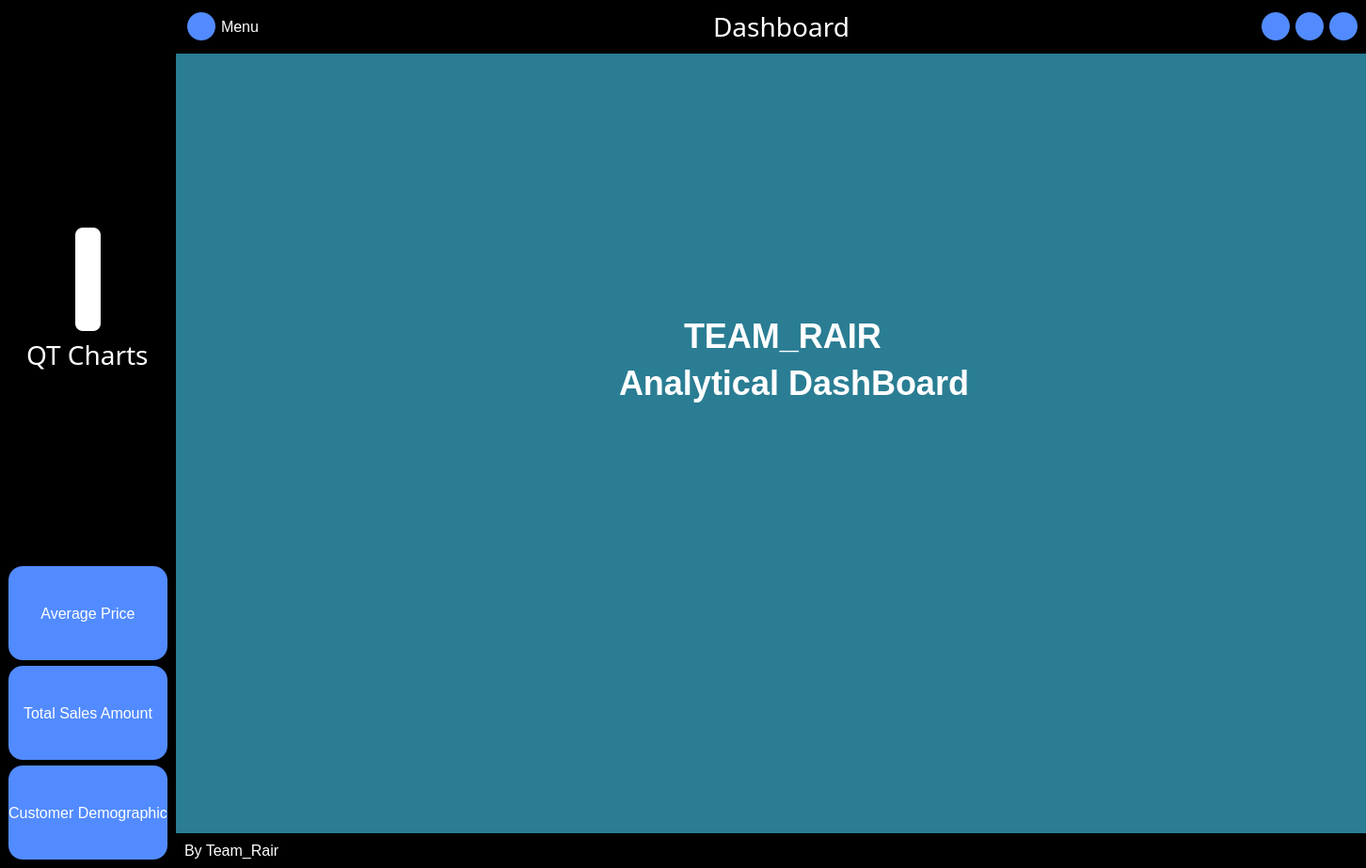
<?xml version="1.0" encoding="UTF-8"?>
<ui version="4.0">
 <class>MainWindow</class>
 <widget class="QMainWindow" name="MainWindow">
  <property name="geometry">
   <rect>
    <x>0</x>
    <y>0</y>
    <width>1452</width>
    <height>923</height>
   </rect>
  </property>
  <property name="sizePolicy">
   <sizepolicy hsizetype="Preferred" vsizetype="Preferred">
    <horstretch>0</horstretch>
    <verstretch>0</verstretch>
   </sizepolicy>
  </property>
  <property name="windowTitle">
   <string>MainWindow</string>
  </property>
  <property name="styleSheet">
   <string notr="true"/>
  </property>
  <widget class="QWidget" name="centralwidget">
   <property name="sizePolicy">
    <sizepolicy hsizetype="Preferred" vsizetype="Preferred">
     <horstretch>0</horstretch>
     <verstretch>0</verstretch>
    </sizepolicy>
   </property>
   <property name="styleSheet">
    <string notr="true">* {
    font-family: 'Arial', sans-serif;
    font-size: 16px;
    color: #ffffff;
    margin: 0;
    padding: 0;
}

#label, #label_3 {
    font-size: 28px;
}
#frame_12 {
 background-color : white;
 border-radius: 8px;
}

#MainDashboardLabel, #MainDashboardLabel_2 {
    font-size: 36px;
    margin: 0;
    padding: 0;
    text-align: center;  /* Center-align text */
    font-weight: bold;  /* Set font weight to bold */
}


body {
    background-color: #f8f8f8; /* Light Grayish Background */
}

#centralwidget {
    background-color: #ffffff; /* White Background */
    border: 1px solid #dcdcdc; /* Light Gray Border */
}

#FirstDashboardPage, #AveragePrice, #TotalSales, #NumberofCategories {
    background-color: #2a7d93; /* Dark Teal */
    border: none;
}

#CategoryList, #AvgPriceChartView, #TotalSalesView, #AgeGroupView, #GenderView, #LocationView, #LineGraphView, #selectButton, #frame_7, #frame_17 {
    background-color: #2b2b2b; /* Dark Gray */
    border-radius: 8px;
    border: none;
}

#frame_20, #icon_only_widget {
    background-color: #373737; /* Charcoal Gray */
    border-radius: 8px;
    border: none;
}
#frame_4, #header_frame, #frame_3, #frame_6, #frame_19 {
    background-color: black;
}
#frame_4 QPushButton, #frame_8 QPushButton, #frame_10 QPushButton, #header_nav QPushButton {
    border-radius: 15px;
    border: none;
    background-color: #528bff; /* Royal Blue */
}

#frame_4 QPushButton:hover, #frame_8 QPushButton:hover, #frame_10 QPushButton:hover, #header_nav QPushButton:hover {
    background-color: #4a74bf; /* Slightly Darker Blue on Hover */
    border: none;
}
</string>
   </property>
   <layout class="QHBoxLayout" name="horizontalLayout">
    <property name="spacing">
     <number>0</number>
    </property>
    <property name="leftMargin">
     <number>0</number>
    </property>
    <property name="topMargin">
     <number>0</number>
    </property>
    <property name="rightMargin">
     <number>0</number>
    </property>
    <property name="bottomMargin">
     <number>0</number>
    </property>
    <item>
     <widget class="QFrame" name="full_menu_widget">
      <property name="sizeIncrement">
       <size>
        <width>0</width>
        <height>0</height>
       </size>
      </property>
      <property name="styleSheet">
       <string notr="true">border : 0</string>
      </property>
      <property name="frameShape">
       <enum>QFrame::StyledPanel</enum>
      </property>
      <property name="frameShadow">
       <enum>QFrame::Raised</enum>
      </property>
      <layout class="QVBoxLayout" name="verticalLayout">
       <property name="spacing">
        <number>0</number>
       </property>
       <property name="leftMargin">
        <number>0</number>
       </property>
       <property name="topMargin">
        <number>0</number>
       </property>
       <property name="rightMargin">
        <number>0</number>
       </property>
       <property name="bottomMargin">
        <number>0</number>
       </property>
       <item>
        <widget class="QFrame" name="frame_3">
         <property name="sizePolicy">
          <sizepolicy hsizetype="Minimum" vsizetype="Expanding">
           <horstretch>0</horstretch>
           <verstretch>0</verstretch>
          </sizepolicy>
         </property>
         <property name="frameShape">
          <enum>QFrame::StyledPanel</enum>
         </property>
         <property name="frameShadow">
          <enum>QFrame::Raised</enum>
         </property>
         <layout class="QVBoxLayout" name="verticalLayout_12">
          <property name="spacing">
           <number>-1</number>
          </property>
          <item>
           <widget class="QFrame" name="frame_19">
            <property name="frameShape">
             <enum>QFrame::StyledPanel</enum>
            </property>
            <property name="frameShadow">
             <enum>QFrame::Raised</enum>
            </property>
           </widget>
          </item>
          <item alignment="Qt::AlignHCenter">
           <widget class="QFrame" name="frame_12">
            <property name="maximumSize">
             <size>
              <width>150</width>
              <height>110</height>
             </size>
            </property>
            <property name="frameShape">
             <enum>QFrame::StyledPanel</enum>
            </property>
            <property name="frameShadow">
             <enum>QFrame::Raised</enum>
            </property>
            <layout class="QGridLayout" name="gridLayout_3">
             <item row="0" column="0">
              <widget class="QLabel" name="label_7">
               <property name="maximumSize">
                <size>
                 <width>100</width>
                 <height>100</height>
                </size>
               </property>
               <property name="text">
                <string/>
               </property>
               <property name="pixmap">
                <pixmap resource="resources.qrc">:/images/images/icons8-online-shop-shopping-bag-100.png</pixmap>
               </property>
              </widget>
             </item>
            </layout>
           </widget>
          </item>
          <item alignment="Qt::AlignHCenter|Qt::AlignTop">
           <widget class="QLabel" name="label">
            <property name="font">
             <font>
              <family>Arial,sans-serif</family>
              <pointsize>-1</pointsize>
             </font>
            </property>
            <property name="text">
             <string>QT Charts</string>
            </property>
           </widget>
          </item>
         </layout>
        </widget>
       </item>
       <item>
        <widget class="QFrame" name="frame_4">
         <property name="sizePolicy">
          <sizepolicy hsizetype="Preferred" vsizetype="Minimum">
           <horstretch>0</horstretch>
           <verstretch>0</verstretch>
          </sizepolicy>
         </property>
         <property name="frameShape">
          <enum>QFrame::StyledPanel</enum>
         </property>
         <property name="frameShadow">
          <enum>QFrame::Raised</enum>
         </property>
         <layout class="QVBoxLayout" name="verticalLayout_3">
          <property name="spacing">
           <number>-1</number>
          </property>
          <item>
           <widget class="QPushButton" name="avgPricePushButton">
            <property name="minimumSize">
             <size>
              <width>0</width>
              <height>100</height>
             </size>
            </property>
            <property name="text">
             <string>Average Price</string>
            </property>
            <property name="icon">
             <iconset resource="resources.qrc">
              <normaloff>:/images/images/icons8-chart-96.png</normaloff>:/images/images/icons8-chart-96.png</iconset>
            </property>
            <property name="iconSize">
             <size>
              <width>20</width>
              <height>20</height>
             </size>
            </property>
           </widget>
          </item>
          <item>
           <widget class="QPushButton" name="TotalSalesPushButton">
            <property name="minimumSize">
             <size>
              <width>0</width>
              <height>100</height>
             </size>
            </property>
            <property name="text">
             <string>Total Sales Amount</string>
            </property>
            <property name="icon">
             <iconset resource="resources.qrc">
              <normaloff>:/images/images/icons8-chart-64.png</normaloff>:/images/images/icons8-chart-64.png</iconset>
            </property>
            <property name="iconSize">
             <size>
              <width>20</width>
              <height>20</height>
             </size>
            </property>
           </widget>
          </item>
          <item>
           <widget class="QPushButton" name="NbCategoryPushButton">
            <property name="minimumSize">
             <size>
              <width>0</width>
              <height>100</height>
             </size>
            </property>
            <property name="text">
             <string>Customer Demographic</string>
            </property>
            <property name="icon">
             <iconset resource="resources.qrc">
              <normaloff>:/images/images/icons8-circle-chart-96.png</normaloff>:/images/images/icons8-circle-chart-96.png</iconset>
            </property>
            <property name="iconSize">
             <size>
              <width>20</width>
              <height>20</height>
             </size>
            </property>
           </widget>
          </item>
         </layout>
        </widget>
       </item>
      </layout>
     </widget>
    </item>
    <item>
     <widget class="QFrame" name="frame_2">
      <property name="sizePolicy">
       <sizepolicy hsizetype="Expanding" vsizetype="Expanding">
        <horstretch>0</horstretch>
        <verstretch>0</verstretch>
       </sizepolicy>
      </property>
      <property name="styleSheet">
       <string notr="true">border : 0</string>
      </property>
      <property name="frameShape">
       <enum>QFrame::NoFrame</enum>
      </property>
      <property name="frameShadow">
       <enum>QFrame::Raised</enum>
      </property>
      <property name="lineWidth">
       <number>1</number>
      </property>
      <layout class="QVBoxLayout" name="verticalLayout_4" stretch="0,0,0">
       <property name="spacing">
        <number>0</number>
       </property>
       <property name="leftMargin">
        <number>0</number>
       </property>
       <property name="topMargin">
        <number>0</number>
       </property>
       <property name="rightMargin">
        <number>0</number>
       </property>
       <property name="bottomMargin">
        <number>0</number>
       </property>
       <item>
        <widget class="QFrame" name="header_frame">
         <property name="frameShape">
          <enum>QFrame::StyledPanel</enum>
         </property>
         <property name="frameShadow">
          <enum>QFrame::Raised</enum>
         </property>
         <layout class="QHBoxLayout" name="horizontalLayout_2">
          <property name="leftMargin">
           <number>0</number>
          </property>
          <property name="topMargin">
           <number>0</number>
          </property>
          <property name="rightMargin">
           <number>0</number>
          </property>
          <property name="bottomMargin">
           <number>0</number>
          </property>
          <item>
           <widget class="QFrame" name="frame_8">
            <property name="frameShape">
             <enum>QFrame::StyledPanel</enum>
            </property>
            <property name="frameShadow">
             <enum>QFrame::Raised</enum>
            </property>
            <layout class="QHBoxLayout" name="horizontalLayout_3">
             <property name="leftMargin">
              <number>12</number>
             </property>
             <property name="topMargin">
              <number>0</number>
             </property>
             <property name="rightMargin">
              <number>0</number>
             </property>
             <property name="bottomMargin">
              <number>0</number>
             </property>
             <item>
              <widget class="QPushButton" name="MenuButton">
               <property name="minimumSize">
                <size>
                 <width>20</width>
                 <height>20</height>
                </size>
               </property>
               <property name="maximumSize">
                <size>
                 <width>30</width>
                 <height>30</height>
                </size>
               </property>
               <property name="text">
                <string/>
               </property>
               <property name="icon">
                <iconset resource="resources.qrc">
                 <normaloff>:/images/images/icons8-menu-50.png</normaloff>:/images/images/icons8-menu-50.png</iconset>
               </property>
               <property name="iconSize">
                <size>
                 <width>20</width>
                 <height>20</height>
                </size>
               </property>
               <property name="checkable">
                <bool>true</bool>
               </property>
              </widget>
             </item>
             <item>
              <widget class="QLabel" name="label_2">
               <property name="frameShape">
                <enum>QFrame::StyledPanel</enum>
               </property>
               <property name="text">
                <string>Menu</string>
               </property>
              </widget>
             </item>
            </layout>
           </widget>
          </item>
          <item>
           <widget class="QFrame" name="frame_9">
            <property name="frameShape">
             <enum>QFrame::StyledPanel</enum>
            </property>
            <property name="frameShadow">
             <enum>QFrame::Raised</enum>
            </property>
            <layout class="QVBoxLayout" name="verticalLayout_5">
             <item>
              <widget class="QLabel" name="label_3">
               <property name="font">
                <font>
                 <family>Arial,sans-serif</family>
                 <pointsize>-1</pointsize>
                </font>
               </property>
               <property name="text">
                <string>                   Dashboard</string>
               </property>
              </widget>
             </item>
            </layout>
           </widget>
          </item>
          <item alignment="Qt::AlignRight">
           <widget class="QFrame" name="header_nav">
            <property name="frameShape">
             <enum>QFrame::StyledPanel</enum>
            </property>
            <property name="frameShadow">
             <enum>QFrame::Raised</enum>
            </property>
            <layout class="QHBoxLayout" name="horizontalLayout_4">
             <item>
              <widget class="QPushButton" name="minimize_window_button">
               <property name="minimumSize">
                <size>
                 <width>30</width>
                 <height>30</height>
                </size>
               </property>
               <property name="maximumSize">
                <size>
                 <width>30</width>
                 <height>30</height>
                </size>
               </property>
               <property name="text">
                <string/>
               </property>
               <property name="icon">
                <iconset resource="resources.qrc">
                 <normaloff>:/images/images/icons8-minus-96.png</normaloff>:/images/images/icons8-minus-96.png</iconset>
               </property>
              </widget>
             </item>
             <item>
              <widget class="QPushButton" name="expand_window_button">
               <property name="minimumSize">
                <size>
                 <width>30</width>
                 <height>30</height>
                </size>
               </property>
               <property name="maximumSize">
                <size>
                 <width>30</width>
                 <height>30</height>
                </size>
               </property>
               <property name="text">
                <string/>
               </property>
               <property name="icon">
                <iconset resource="resources.qrc">
                 <normaloff>:/images/images/icons8-enlarge-96.png</normaloff>:/images/images/icons8-enlarge-96.png</iconset>
               </property>
              </widget>
             </item>
             <item>
              <widget class="QPushButton" name="close_window_button">
               <property name="minimumSize">
                <size>
                 <width>30</width>
                 <height>30</height>
                </size>
               </property>
               <property name="maximumSize">
                <size>
                 <width>30</width>
                 <height>30</height>
                </size>
               </property>
               <property name="text">
                <string/>
               </property>
               <property name="icon">
                <iconset resource="resources.qrc">
                 <normaloff>:/images/images/icons8-close-24.png</normaloff>:/images/images/icons8-close-24.png</iconset>
               </property>
              </widget>
             </item>
            </layout>
           </widget>
          </item>
         </layout>
        </widget>
       </item>
       <item>
        <widget class="QFrame" name="frame_5">
         <property name="sizePolicy">
          <sizepolicy hsizetype="Expanding" vsizetype="Expanding">
           <horstretch>0</horstretch>
           <verstretch>0</verstretch>
          </sizepolicy>
         </property>
         <property name="frameShape">
          <enum>QFrame::StyledPanel</enum>
         </property>
         <property name="frameShadow">
          <enum>QFrame::Raised</enum>
         </property>
         <layout class="QVBoxLayout" name="verticalLayout_7">
          <property name="leftMargin">
           <number>0</number>
          </property>
          <property name="topMargin">
           <number>0</number>
          </property>
          <property name="rightMargin">
           <number>0</number>
          </property>
          <property name="bottomMargin">
           <number>0</number>
          </property>
          <item>
           <widget class="QStackedWidget" name="stackedWidget">
            <property name="sizePolicy">
             <sizepolicy hsizetype="Expanding" vsizetype="Expanding">
              <horstretch>0</horstretch>
              <verstretch>0</verstretch>
             </sizepolicy>
            </property>
            <property name="currentIndex">
             <number>0</number>
            </property>
            <widget class="QWidget" name="FirstDashboardPage">
             <widget class="QLabel" name="MainDashboardLabel">
              <property name="geometry">
               <rect>
                <x>540</x>
                <y>280</y>
                <width>211</width>
                <height>41</height>
               </rect>
              </property>
              <property name="text">
               <string>TEAM_RAIR</string>
              </property>
             </widget>
             <widget class="QLabel" name="MainDashboardLabel_2">
              <property name="geometry">
               <rect>
                <x>471</x>
                <y>330</y>
                <width>371</width>
                <height>41</height>
               </rect>
              </property>
              <property name="text">
               <string>Analytical DashBoard</string>
              </property>
             </widget>
            </widget>
            <widget class="QWidget" name="AveragePrice">
             <layout class="QVBoxLayout" name="verticalLayout_8">
              <item alignment="Qt::AlignTop">
               <widget class="QFrame" name="frame_13">
                <property name="minimumSize">
                 <size>
                  <width>737</width>
                  <height>0</height>
                 </size>
                </property>
                <property name="frameShape">
                 <enum>QFrame::StyledPanel</enum>
                </property>
                <property name="frameShadow">
                 <enum>QFrame::Raised</enum>
                </property>
                <layout class="QHBoxLayout" name="horizontalLayout_6">
                 <item>
                  <widget class="QLabel" name="label_5">
                   <property name="text">
                    <string>Average Price Bar Chart</string>
                   </property>
                   <property name="alignment">
                    <set>Qt::AlignHCenter|Qt::AlignTop</set>
                   </property>
                  </widget>
                 </item>
                </layout>
               </widget>
              </item>
              <item>
               <widget class="QFrame" name="frame_14">
                <property name="sizePolicy">
                 <sizepolicy hsizetype="Expanding" vsizetype="Expanding">
                  <horstretch>0</horstretch>
                  <verstretch>0</verstretch>
                 </sizepolicy>
                </property>
                <property name="frameShape">
                 <enum>QFrame::StyledPanel</enum>
                </property>
                <property name="frameShadow">
                 <enum>QFrame::Raised</enum>
                </property>
                <layout class="QGridLayout" name="gridLayout">
                 <item row="2" column="1">
                  <widget class="QPushButton" name="selectButton">
                   <property name="text">
                    <string>Select</string>
                   </property>
                  </widget>
                 </item>
                 <item row="0" column="1" rowspan="2">
                  <widget class="QListWidget" name="CategoryList">
                   <property name="minimumSize">
                    <size>
                     <width>0</width>
                     <height>500</height>
                    </size>
                   </property>
                   <property name="maximumSize">
                    <size>
                     <width>250</width>
                     <height>600</height>
                    </size>
                   </property>
                  </widget>
                 </item>
                 <item row="0" column="2" rowspan="3">
                  <widget class="QGraphicsView" name="AvgPriceChartView">
                   <property name="sizePolicy">
                    <sizepolicy hsizetype="Expanding" vsizetype="Expanding">
                     <horstretch>0</horstretch>
                     <verstretch>0</verstretch>
                    </sizepolicy>
                   </property>
                   <property name="minimumSize">
                    <size>
                     <width>0</width>
                     <height>0</height>
                    </size>
                   </property>
                   <property name="maximumSize">
                    <size>
                     <width>12000</width>
                     <height>6000</height>
                    </size>
                   </property>
                  </widget>
                 </item>
                </layout>
               </widget>
              </item>
             </layout>
            </widget>
            <widget class="QWidget" name="TotalSales">
             <layout class="QVBoxLayout" name="verticalLayout_9">
              <item>
               <widget class="QFrame" name="frame_15">
                <property name="minimumSize">
                 <size>
                  <width>737</width>
                  <height>0</height>
                 </size>
                </property>
                <property name="frameShape">
                 <enum>QFrame::StyledPanel</enum>
                </property>
                <property name="frameShadow">
                 <enum>QFrame::Raised</enum>
                </property>
                <layout class="QHBoxLayout" name="horizontalLayout_7">
                 <item>
                  <widget class="QLabel" name="label_6">
                   <property name="text">
                    <string>Total sales amount by year / quarter / month </string>
                   </property>
                   <property name="alignment">
                    <set>Qt::AlignHCenter|Qt::AlignTop</set>
                   </property>
                  </widget>
                 </item>
                </layout>
               </widget>
              </item>
              <item>
               <widget class="QFrame" name="frame_16">
                <property name="sizePolicy">
                 <sizepolicy hsizetype="Preferred" vsizetype="Expanding">
                  <horstretch>0</horstretch>
                  <verstretch>0</verstretch>
                 </sizepolicy>
                </property>
                <property name="frameShape">
                 <enum>QFrame::StyledPanel</enum>
                </property>
                <property name="frameShadow">
                 <enum>QFrame::Raised</enum>
                </property>
                <layout class="QVBoxLayout" name="verticalLayout_2">
                 <item>
                  <widget class="QFrame" name="frame_7">
                   <property name="sizePolicy">
                    <sizepolicy hsizetype="Expanding" vsizetype="Expanding">
                     <horstretch>0</horstretch>
                     <verstretch>0</verstretch>
                    </sizepolicy>
                   </property>
                   <property name="frameShape">
                    <enum>QFrame::StyledPanel</enum>
                   </property>
                   <property name="frameShadow">
                    <enum>QFrame::Raised</enum>
                   </property>
                   <layout class="QGridLayout" name="gridLayout_2">
                    <item row="0" column="0">
                     <widget class="QGraphicsView" name="TotalSalesView"/>
                    </item>
                   </layout>
                  </widget>
                 </item>
                 <item>
                  <widget class="QFrame" name="frame_10">
                   <property name="frameShape">
                    <enum>QFrame::StyledPanel</enum>
                   </property>
                   <property name="frameShadow">
                    <enum>QFrame::Raised</enum>
                   </property>
                   <layout class="QHBoxLayout" name="horizontalLayout_8">
                    <item alignment="Qt::AlignHCenter">
                     <widget class="QRadioButton" name="YearButton">
                      <property name="text">
                       <string>Year</string>
                      </property>
                     </widget>
                    </item>
                    <item alignment="Qt::AlignHCenter">
                     <widget class="QRadioButton" name="QuarterButton">
                      <property name="text">
                       <string>Quarter</string>
                      </property>
                     </widget>
                    </item>
                    <item alignment="Qt::AlignHCenter">
                     <widget class="QRadioButton" name="MonthButton">
                      <property name="text">
                       <string>Month</string>
                      </property>
                     </widget>
                    </item>
                   </layout>
                  </widget>
                 </item>
                </layout>
               </widget>
              </item>
             </layout>
            </widget>
            <widget class="QWidget" name="NumberofCategories">
             <layout class="QVBoxLayout" name="verticalLayout_10">
              <item>
               <widget class="QFrame" name="frame_18">
                <property name="minimumSize">
                 <size>
                  <width>737</width>
                  <height>0</height>
                 </size>
                </property>
                <property name="frameShape">
                 <enum>QFrame::StyledPanel</enum>
                </property>
                <property name="frameShadow">
                 <enum>QFrame::Raised</enum>
                </property>
                <layout class="QHBoxLayout" name="horizontalLayout_9">
                 <item>
                  <widget class="QLabel" name="label_8">
                   <property name="text">
                    <string>Customer Demographics Pie Chart</string>
                   </property>
                   <property name="alignment">
                    <set>Qt::AlignHCenter|Qt::AlignTop</set>
                   </property>
                  </widget>
                 </item>
                </layout>
               </widget>
              </item>
              <item>
               <widget class="QFrame" name="frame_17">
                <property name="sizePolicy">
                 <sizepolicy hsizetype="Preferred" vsizetype="Expanding">
                  <horstretch>0</horstretch>
                  <verstretch>0</verstretch>
                 </sizepolicy>
                </property>
                <property name="frameShape">
                 <enum>QFrame::StyledPanel</enum>
                </property>
                <property name="frameShadow">
                 <enum>QFrame::Raised</enum>
                </property>
                <layout class="QVBoxLayout" name="verticalLayout_11">
                 <item>
                  <widget class="QStackedWidget" name="stackedWidget_2">
                   <widget class="QWidget" name="AgeGroupPage">
                    <widget class="QGraphicsView" name="AgeGroupView">
                     <property name="geometry">
                      <rect>
                       <x>190</x>
                       <y>0</y>
                       <width>800</width>
                       <height>661</height>
                      </rect>
                     </property>
                     <property name="sizePolicy">
                      <sizepolicy hsizetype="Preferred" vsizetype="Preferred">
                       <horstretch>0</horstretch>
                       <verstretch>0</verstretch>
                      </sizepolicy>
                     </property>
                     <property name="maximumSize">
                      <size>
                       <width>800</width>
                       <height>800</height>
                      </size>
                     </property>
                    </widget>
                   </widget>
                   <widget class="QWidget" name="GenderPage">
                    <widget class="QGraphicsView" name="GenderView">
                     <property name="geometry">
                      <rect>
                       <x>190</x>
                       <y>0</y>
                       <width>800</width>
                       <height>661</height>
                      </rect>
                     </property>
                     <property name="maximumSize">
                      <size>
                       <width>800</width>
                       <height>800</height>
                      </size>
                     </property>
                    </widget>
                   </widget>
                   <widget class="QWidget" name="LocationPage">
                    <widget class="QGraphicsView" name="LocationView">
                     <property name="geometry">
                      <rect>
                       <x>190</x>
                       <y>0</y>
                       <width>800</width>
                       <height>661</height>
                      </rect>
                     </property>
                     <property name="maximumSize">
                      <size>
                       <width>800</width>
                       <height>800</height>
                      </size>
                     </property>
                    </widget>
                   </widget>
                  </widget>
                 </item>
                 <item>
                  <widget class="QFrame" name="frame">
                   <property name="minimumSize">
                    <size>
                     <width>0</width>
                     <height>50</height>
                    </size>
                   </property>
                   <property name="frameShape">
                    <enum>QFrame::StyledPanel</enum>
                   </property>
                   <property name="frameShadow">
                    <enum>QFrame::Raised</enum>
                   </property>
                   <layout class="QHBoxLayout" name="horizontalLayout_11">
                    <item alignment="Qt::AlignHCenter">
                     <widget class="QRadioButton" name="AgeGroupButton">
                      <property name="text">
                       <string>Age Group</string>
                      </property>
                     </widget>
                    </item>
                    <item alignment="Qt::AlignHCenter">
                     <widget class="QRadioButton" name="GenderButton">
                      <property name="text">
                       <string>Gender</string>
                      </property>
                     </widget>
                    </item>
                    <item alignment="Qt::AlignHCenter">
                     <widget class="QRadioButton" name="LocationButton">
                      <property name="text">
                       <string>Location</string>
                      </property>
                     </widget>
                    </item>
                   </layout>
                  </widget>
                 </item>
                </layout>
               </widget>
              </item>
             </layout>
            </widget>
            <widget class="QWidget" name="LinePage">
             <layout class="QHBoxLayout" name="horizontalLayout_12">
              <item>
               <widget class="QFrame" name="frame_20">
                <property name="sizePolicy">
                 <sizepolicy hsizetype="Preferred" vsizetype="Expanding">
                  <horstretch>0</horstretch>
                  <verstretch>0</verstretch>
                 </sizepolicy>
                </property>
                <property name="frameShape">
                 <enum>QFrame::StyledPanel</enum>
                </property>
                <property name="frameShadow">
                 <enum>QFrame::Raised</enum>
                </property>
                <layout class="QGridLayout" name="gridLayout_4">
                 <item row="0" column="0">
                  <widget class="QGraphicsView" name="LineGraphView"/>
                 </item>
                </layout>
               </widget>
              </item>
             </layout>
            </widget>
           </widget>
          </item>
         </layout>
        </widget>
       </item>
       <item>
        <widget class="QFrame" name="frame_6">
         <property name="frameShape">
          <enum>QFrame::StyledPanel</enum>
         </property>
         <property name="frameShadow">
          <enum>QFrame::Raised</enum>
         </property>
         <layout class="QHBoxLayout" name="horizontalLayout_5">
          <property name="leftMargin">
           <number>0</number>
          </property>
          <property name="topMargin">
           <number>0</number>
          </property>
          <property name="rightMargin">
           <number>0</number>
          </property>
          <property name="bottomMargin">
           <number>0</number>
          </property>
          <item>
           <widget class="QFrame" name="frame_11">
            <property name="frameShape">
             <enum>QFrame::StyledPanel</enum>
            </property>
            <property name="frameShadow">
             <enum>QFrame::Raised</enum>
            </property>
            <layout class="QVBoxLayout" name="verticalLayout_6">
             <item>
              <widget class="QLabel" name="label_4">
               <property name="text">
                <string>By Team_Rair</string>
               </property>
              </widget>
             </item>
            </layout>
           </widget>
          </item>
          <item alignment="Qt::AlignRight|Qt::AlignBottom">
           <widget class="QFrame" name="size_grip">
            <property name="minimumSize">
             <size>
              <width>20</width>
              <height>20</height>
             </size>
            </property>
            <property name="maximumSize">
             <size>
              <width>20</width>
              <height>20</height>
             </size>
            </property>
            <property name="frameShape">
             <enum>QFrame::StyledPanel</enum>
            </property>
            <property name="frameShadow">
             <enum>QFrame::Raised</enum>
            </property>
           </widget>
          </item>
         </layout>
        </widget>
       </item>
      </layout>
     </widget>
    </item>
   </layout>
  </widget>
 </widget>
 <resources>
  <include location="resources.qrc"/>
 </resources>
 <connections>
  <connection>
   <sender>MenuButton</sender>
   <signal>toggled(bool)</signal>
   <receiver>full_menu_widget</receiver>
   <slot>setHidden(bool)</slot>
   <hints>
    <hint type="sourcelabel">
     <x>267</x>
     <y>53</y>
    </hint>
    <hint type="destinationlabel">
     <x>180</x>
     <y>641</y>
    </hint>
   </hints>
  </connection>
 </connections>
</ui>
